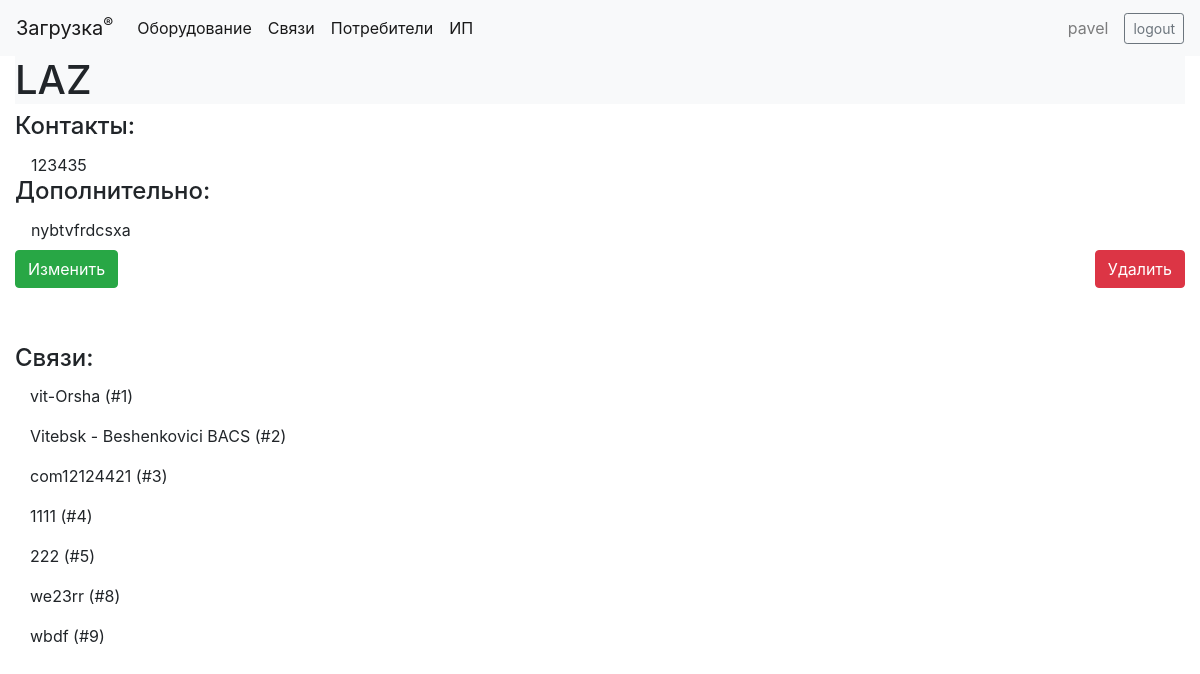
/register/consumer/1 (signed in), run on an earlier commit of the app's database.
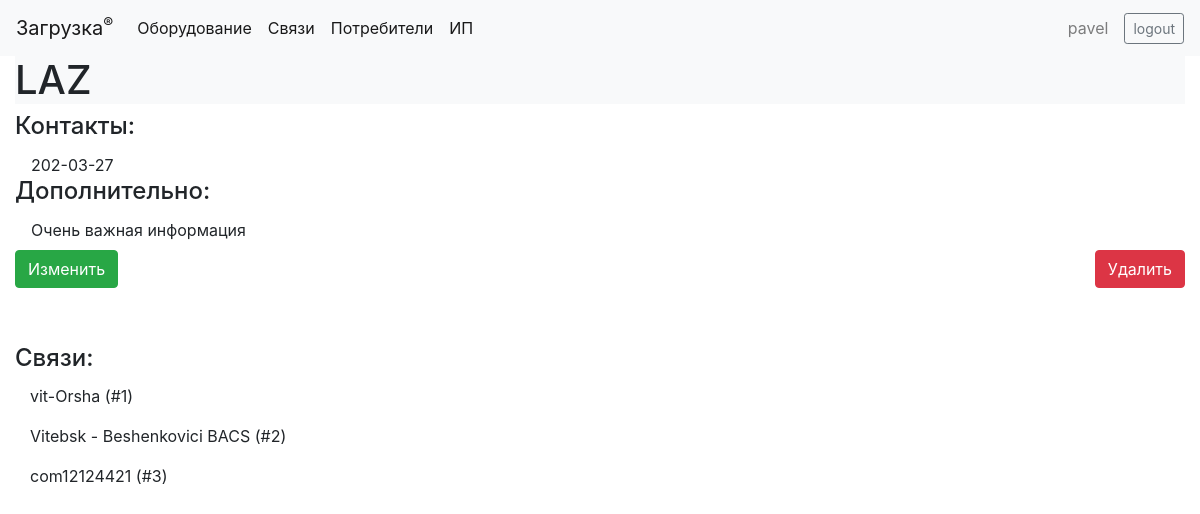
And on a later commit of the database.
### register/models.py (models this page shows, shortened)
class Consumer(models.Model):
    name = models.CharField(max_length=100, unique=True)
    telephone = models.TextField(max_length=1000, null=True, blank=True)
    note = models.TextField(null=True, blank=True)

class Communication(models.Model):
    service_status_choices = [
        ('E', 'enabled'),
        ('D', 'disabled')
    ]
    name = models.CharField(max_length=150, null=False)
    service_status = models.CharField(max_length=1, choices=service_status_choices, default='E')
    create_date = models.DateTimeField(auto_now_add=True)
    note = models.TextField(null=True, blank=True)
    direction_from = models.ForeignKey(EndPoint, on_delete=models.RESTRICT, null=True, related_name='direction_from')
    direction_to = models.ForeignKey(EndPoint, on_delete=models.RESTRICT, null=True, related_name='direction_to')
    consumer = models.ForeignKey(Consumer, on_delete=models.RESTRICT, related_name='communications')
    communication_type = models.ForeignKey(InterfaceType, null=True, on_delete=models.SET_NULL, related_name='communications')
    class Meta:
        unique_together = ('name', 'direction_from', 'direction_to', 'consumer', 'communication_type')
    def __str__(self):
        return f"{self.name} (#{self.id})"

### register/views.py (the view)
# urls.py: re_path(r'^consumer/(?P<pk>\d+)$', views.ConsumerDetailView.as_view(), name='consumer_detail'),
class ConsumerDetailView(generic.DetailView):
    model = Consumer

### register/templates/register/consumer_detail.html
{% extends "base_generic.html" %}
{% block content %}
    {% include 'register/consumer_detail_ajax.html' %}
{% endblock %}

### register/templates/register/consumer_detail_ajax.html
{% if consumer %}
    <div class="">
        <div class="bg-light">
            <h1>{{ consumer.name }}</h1>
        </div>
        <div class="">
            {% if consumer.telephone %}
                <h4 class="card-title">Контакты: </h4><p class="card-text mx-3">{{ consumer.telephone }}</p>
            {% else %}
                <h4 class="card-title">Контакты: </h4><p class="card-text mx-3">Нет контактной информации</p>
            {% endif %}
        </div>
    </div>
    <div class="">
        {% if consumer.note %}
            <h4 class="card-title">Дополнительно: </h4><p class="card-text mx-3">{{ consumer.note }}</p>
        {% endif %}
    </div>
    <div class="clearfix my-2">
        <a href="{% url 'consumer_edit' consumer.id %}" class="btn btn-success float-left">Изменить</a>
        <a href="{% url 'consumer_edit' consumer.id %}?delete" name="delete" class="btn btn-danger float-right">Удалить</a>
    </div>
    <div class="pt-5">
        {% if consumer.communications.all %}
            <h4 class="card-title">Связи:</h4>
            {% for communication in consumer.communications.all %}
                <p style="margin-left: 15px;">{{ communication }}</p>
            {% endfor %}
        {% endif %}
    </div>
{% endif %}

What changed in the data, as far as the page shows it:
removed Communication: name+id "1111 (#4)"
removed Communication: name+id "222 (#5)"
removed Communication: name+id "we23rr (#8)"
removed Communication: name+id "wbdf (#9)"
changed Consumer "LAZ": telephone "123435" → "202-03-27"; note "nybtvfrdcsxa" → "Очень важная информация"
